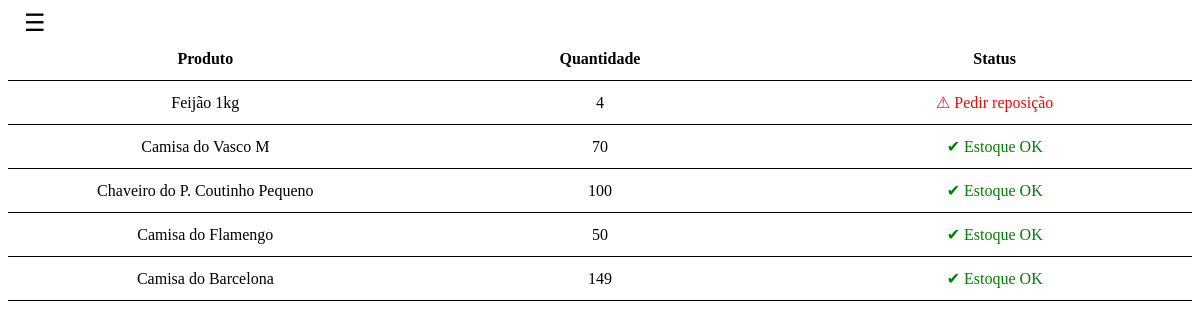
Page /estoque on the earlier database version.
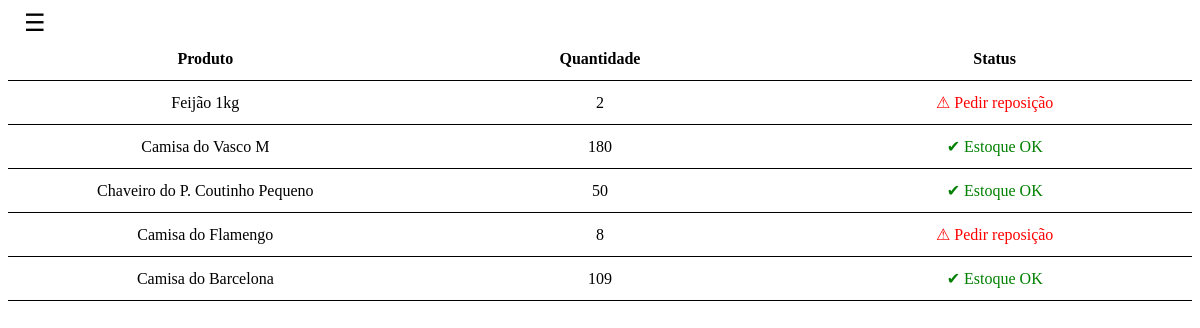
Same page on the later database version.
### tables this page shows
CREATE TABLE produtos (
    id INTEGER PRIMARY KEY AUTOINCREMENT,
    nome TEXT NOT NULL,
    codigo TEXT UNIQUE NOT NULL,
    categoria TEXT,
    quantidade INTEGER NOT NULL DEFAULT 0,
    estoque_minimo INTEGER NOT NULL,
    preco_custo REAL,
    preco_venda REAL
);

### app.py (the view)
@app.route("/estoque")
def estoque():
    conn = sqlite3.connect("estoque.db")
    cursor = conn.cursor()
    cursor.execute("SELECT id, nome, quantidade, estoque_minimo FROM produtos")
    produtos = cursor.fetchall()
    conn.close()
    return render_template("estoque.html", produtos=produtos)

### templates/estoque.html (shortened to what this page needs)
<link rel="stylesheet" href="{{ url_for('static', filename='estoque.css') }}">
<body>
  <div class="navbar">
    <button onclick="menu.hidden^=1"> ☰ </button>
  </div>
</body>
<table>
  <tr>
    <th>Produto</th>
    <th>Quantidade</th>
    <th>Status</th>
  </tr>
  {% for p in produtos %}
  <tr>
    <td>{{ p[1] }}</td>
    <td>{{ p[2] }}</td>
    {% if p[2] <= p[3] %} <td style="color:red;">⚠ Pedir reposição</td>
      {% else %}
      <td style="color:green;">✔ Estoque OK</td>
      {% endif %}
  </tr>
  {% endfor %}
</table>

Differences in the rows shown:
changed produtos "Feijão 1kg": quantidade "4" → "2"
changed produtos "Camisa do Vasco M": quantidade "70" → "180"
changed produtos "Chaveiro do P. Coutinho Pequeno": quantidade "100" → "50"
changed produtos "Camisa do Flamengo": quantidade "50" → "8"; quantidade "✔ Estoque OK" → "⚠ Pedir reposição"
changed produtos "Camisa do Barcelona": quantidade "149" → "109"
